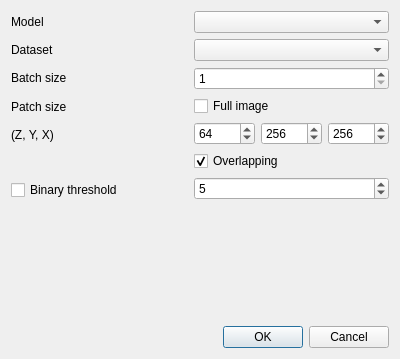
<?xml version="1.0" encoding="UTF-8"?>
<ui version="4.0">
 <class>Dialog</class>
 <widget class="QDialog" name="Dialog">
  <property name="geometry">
   <rect>
    <x>0</x>
    <y>0</y>
    <width>400</width>
    <height>359</height>
   </rect>
  </property>
  <property name="windowTitle">
   <string>Predict</string>
  </property>
  <layout class="QVBoxLayout" name="verticalLayout">
   <item>
    <layout class="QHBoxLayout" name="horizontalLayout">
     <item>
      <layout class="QVBoxLayout" name="verticalLayout_left">
       <item>
        <widget class="QLabel" name="label_model">
         <property name="text">
          <string>Model</string>
         </property>
        </widget>
       </item>
       <item>
        <widget class="QLabel" name="label_dataset">
         <property name="text">
          <string>Dataset</string>
         </property>
        </widget>
       </item>
       <item>
        <widget class="QLabel" name="label_batch_size">
         <property name="text">
          <string>Batch size</string>
         </property>
        </widget>
       </item>
       <item>
        <widget class="QLabel" name="label_patch_size_whole_slide">
         <property name="text">
          <string>Patch size</string>
         </property>
        </widget>
       </item>
       <item>
        <widget class="QLabel" name="label_patch_size">
         <property name="text">
          <string>(Z, Y, X)</string>
         </property>
        </widget>
       </item>
       <item>
        <widget class="QLabel" name="label_overlapping">
         <property name="text">
          <string/>
         </property>
        </widget>
       </item>
       <item>
        <widget class="QCheckBox" name="checkBox_threshold">
         <property name="text">
          <string>Binary threshold</string>
         </property>
        </widget>
       </item>
      </layout>
     </item>
     <item>
      <layout class="QVBoxLayout" name="verticalLayout_right">
       <item>
        <widget class="QComboBox" name="comboBox_model"/>
       </item>
       <item>
        <widget class="QComboBox" name="comboBox_dataset"/>
       </item>
       <item>
        <widget class="QSpinBox" name="spinBox_batch_size">
         <property name="minimum">
          <number>1</number>
         </property>
         <property name="maximum">
          <number>65535</number>
         </property>
         <property name="value">
          <number>1</number>
         </property>
        </widget>
       </item>
       <item>
        <widget class="QCheckBox" name="checkBox_full_image">
         <property name="text">
          <string>Full image</string>
         </property>
        </widget>
       </item>
       <item>
        <layout class="QHBoxLayout" name="horizontalLayout_patch_size">
         <item>
          <widget class="QSpinBox" name="spinBox_patch_size_z">
           <property name="minimum">
            <number>1</number>
           </property>
           <property name="maximum">
            <number>65535</number>
           </property>
           <property name="value">
            <number>64</number>
           </property>
          </widget>
         </item>
         <item>
          <widget class="QSpinBox" name="spinBox_patch_size_y">
           <property name="minimum">
            <number>1</number>
           </property>
           <property name="maximum">
            <number>65535</number>
           </property>
           <property name="value">
            <number>256</number>
           </property>
          </widget>
         </item>
         <item>
          <widget class="QSpinBox" name="spinBox_patch_size_x">
           <property name="minimum">
            <number>1</number>
           </property>
           <property name="maximum">
            <number>65535</number>
           </property>
           <property name="value">
            <number>256</number>
           </property>
          </widget>
         </item>
        </layout>
       </item>
       <item>
        <widget class="QCheckBox" name="checkBox_overlapping">
         <property name="text">
          <string>Overlapping</string>
         </property>
         <property name="checked">
          <bool>true</bool>
         </property>
        </widget>
       </item>
       <item>
        <widget class="QSpinBox" name="spinBox_threshold">
         <property name="minimum">
          <number>-100</number>
         </property>
         <property name="maximum">
          <number>100</number>
         </property>
         <property name="value">
          <number>5</number>
         </property>
        </widget>
       </item>
      </layout>
     </item>
    </layout>
   </item>
   <item>
    <spacer name="verticalSpacer">
     <property name="orientation">
      <enum>Qt::Vertical</enum>
     </property>
     <property name="sizeHint" stdset="0">
      <size>
       <width>20</width>
       <height>40</height>
      </size>
     </property>
    </spacer>
   </item>
   <item>
    <widget class="QDialogButtonBox" name="buttonBox">
     <property name="orientation">
      <enum>Qt::Horizontal</enum>
     </property>
     <property name="standardButtons">
      <set>QDialogButtonBox::Cancel|QDialogButtonBox::Ok</set>
     </property>
    </widget>
   </item>
  </layout>
 </widget>
 <resources/>
 <connections>
  <connection>
   <sender>buttonBox</sender>
   <signal>accepted()</signal>
   <receiver>Dialog</receiver>
   <slot>accept()</slot>
   <hints>
    <hint type="sourcelabel">
     <x>248</x>
     <y>254</y>
    </hint>
    <hint type="destinationlabel">
     <x>157</x>
     <y>274</y>
    </hint>
   </hints>
  </connection>
  <connection>
   <sender>buttonBox</sender>
   <signal>rejected()</signal>
   <receiver>Dialog</receiver>
   <slot>reject()</slot>
   <hints>
    <hint type="sourcelabel">
     <x>316</x>
     <y>260</y>
    </hint>
    <hint type="destinationlabel">
     <x>286</x>
     <y>274</y>
    </hint>
   </hints>
  </connection>
 </connections>
</ui>
